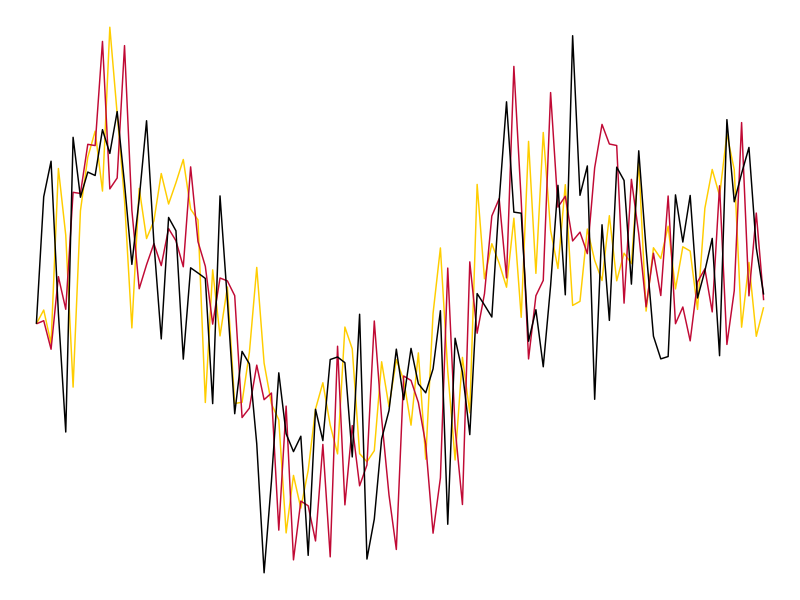

Reproduce this figure in R. (Note: this script raises an error after producing the figure.)
## ---- chunk 1
#| echo: false
#| include: false
#| fig-height: 1
#| fig-width: 12
#| fig-dpi: 2800

set.seed(1)
Nt <- 100
Nv <- 3
Y <- matrix(0, nrow = Nv, ncol = Nt)
B <- matrix(0.3, nrow = Nv, ncol = Nv)
U <- matrix(rnorm(Nt * Nv), nrow = Nv, ncol = Nt, byrow = TRUE)

for (t in 2:Nt) {
  Y[, t] <- B %*% Y[, t - 1] + U[, t]
}
df <- as.data.frame(t(Y))
df$t <- 1:Nt
df_long <- tidyr::pivot_longer(df, cols = tidyr::starts_with("V"))
p <- ggplot2::ggplot(df_long, ggplot2::aes(y = value, x = t, color = name)) + ggplot2::geom_line() + ggplot2::theme_void() + ggplot2::scale_color_manual(values = c("#FFCD00", "#C00A35", "#000000"), guide = "none")
ggplot2::ggsave("resources/images/banner.svg", plot = p)
